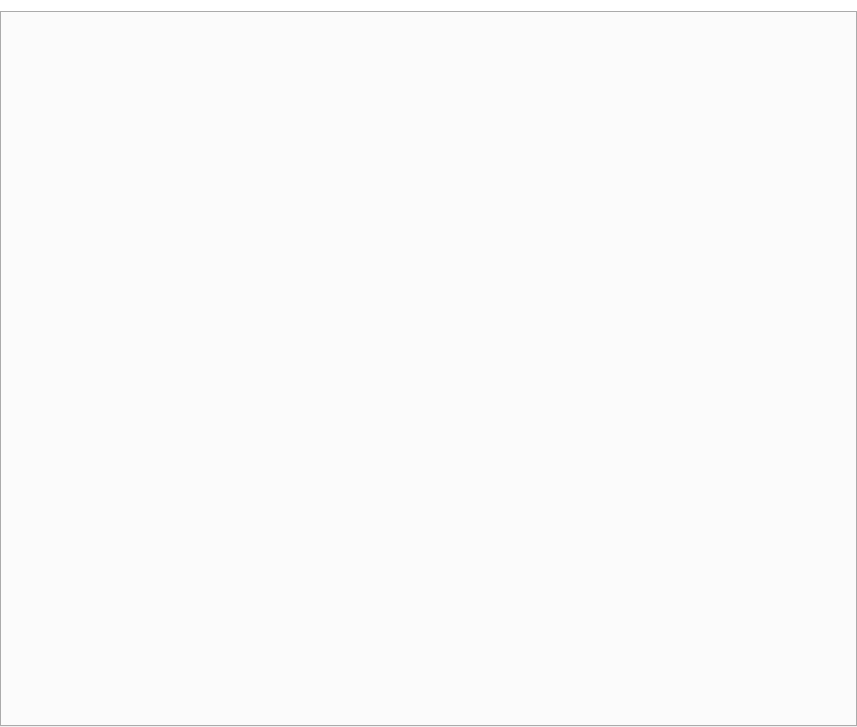
<?xml version="1.0" encoding="UTF-8"?>
<ui version="4.0">
 <class>Library</class>
 <widget class="QWidget" name="Library">
  <property name="windowModality">
   <enum>Qt::WindowModal</enum>
  </property>
  <property name="geometry">
   <rect>
    <x>0</x>
    <y>0</y>
    <width>857</width>
    <height>727</height>
   </rect>
  </property>
  <property name="font">
   <font>
    <family>Segoe UI</family>
    <pointsize>9</pointsize>
   </font>
  </property>
  <property name="windowTitle">
   <string>Bible externe</string>
  </property>
  <property name="windowIcon">
   <iconset resource="../icones/icons.qrc">
    <normaloff>:/Images/asc.svg</normaloff>:/Images/asc.svg</iconset>
  </property>
  <property name="styleSheet">
   <string notr="true">QWidget#Library {background-color: #FFFFFF; }</string>
  </property>
  <layout class="QGridLayout" name="gridLayout_3">
   <property name="leftMargin">
    <number>0</number>
   </property>
   <property name="rightMargin">
    <number>0</number>
   </property>
   <property name="bottomMargin">
    <number>0</number>
   </property>
   <property name="horizontalSpacing">
    <number>6</number>
   </property>
   <property name="verticalSpacing">
    <number>10</number>
   </property>
   <item row="0" column="0">
    <widget class="QTabWidget" name="librairies_tabs">
     <property name="contextMenuPolicy">
      <enum>Qt::CustomContextMenu</enum>
     </property>
    </widget>
   </item>
  </layout>
 </widget>
 <tabstops>
  <tabstop>librairies_tabs</tabstop>
 </tabstops>
 <resources>
  <include location="../icones/icons.qrc"/>
 </resources>
 <connections/>
</ui>
